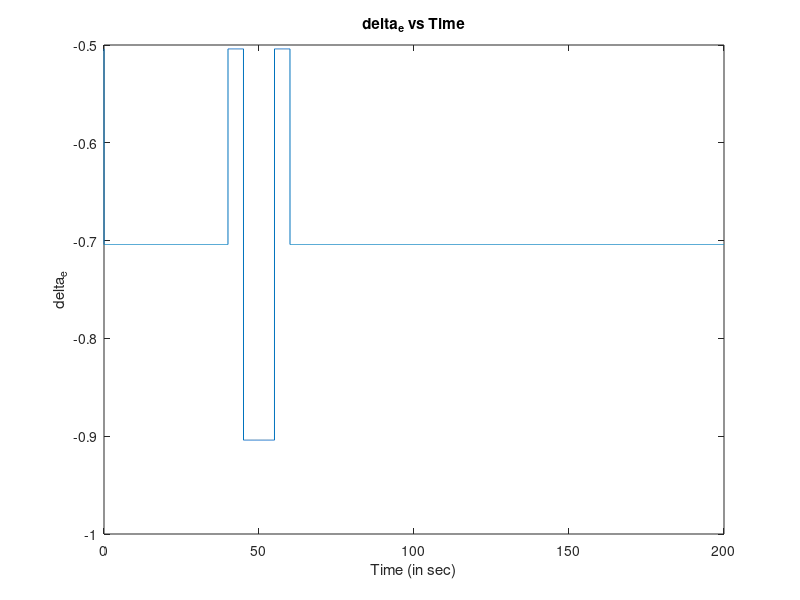
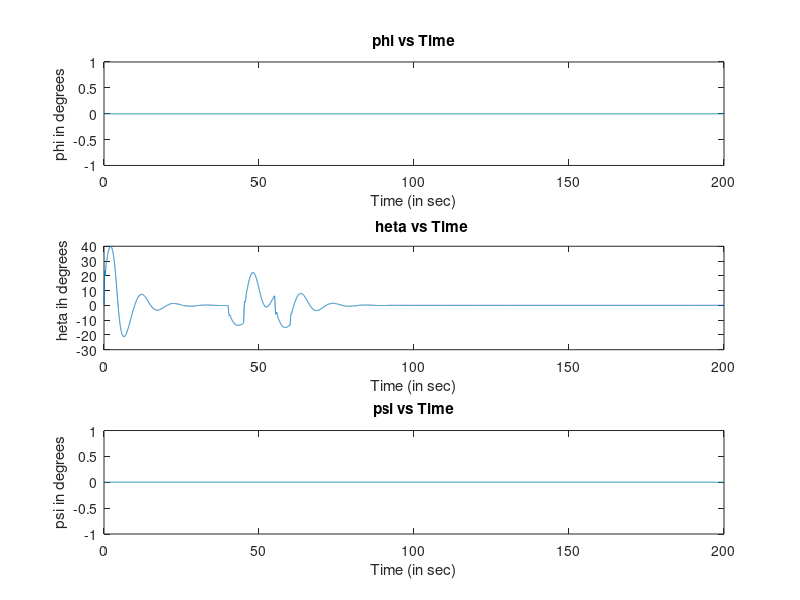

The MATLAB script that drew these images, in order: (Note: this script raises an error after producing the figures.)
%% State Variables
pn=0;pe=0;pd=0; %Inertial Position of MAV along Inertial Frame
dpn=0;dpe=0;dpd=0; %Rate of Change of Inertial Position of MAV along Inertial Frame
u=0;v=0;w=0; %Velocity of MAV measured along Body Frame
du=0;dv=0;dw=0; %Acceleration of MAV measured along Body Frame
p=0;q=0;r=0; %Angular rates of the MAV about the Body Frame 
dp=0;dq=0;dr=0; %Angular acceleration of the MAV about the Body Frame
phi=0;theta=0;psi=0; %Roll,Pitch and Yaw angles in degrees
phi=deg2rad(phi);theta=deg2rad(theta);psi=deg2rad(psi);
dphi=0;dtheta=0;dpsi=0; %Roll,Pitch and Yaw Rates

%% Simulation Settings
dt=0.01;
T=0:dt:200;
no=length(T); %No of sample inputs

%Physical Parameters - Aerosonde UAV
mass=25;
Jx=0.824;
Jy=1.135;
Jz=1.759;
Jxz=0.120;
g=9.81;
S=0.55;
b=2.9;
c=0.19;
rho=1.268;
e=0.9;


% Motor Parameters
k_mo=80;
Ktp=0;
Kw=0;
Sp=0.2027;
Cp=1;

% Aerodynamic Co-efficients
CL0=0.23;
CD0=0.043;
Cm0=0.0135;
Cla=5.61;
Cda=0.030;
Cma=-2.74;
Clq=7.95;
Cdq=0;
Cmq=-38.21;
Clde=0.13;
Cdde=0.0135;
Cmde=-0.99;
M=50;
Cdp=0;

Cy0=0;
Cl0=0;
Cn0=0;
Cyb=-0.83;
Clb=-0.13;
Cnb=0.073;
Cyp=0;
Clp=-0.51;
Cnp=-0.069;
Cyr=0;
Clr=0.25;
Cnr=-0.095;
Cyda=0.075;
Clda=0.17;
Cnda=-0.011;
Cydr=0.19;
Cldr=0.0024;
Cndr=-0.069;

% Mass Moment Co-efficients
G=Jx*Jz - Jxz*Jxz;
G1=(1/G)*Jxz*(Jx-Jy+Jz);
G2=(1/G)*(Jz*(Jz-Jy)+Jxz*Jxz);
G3=Jz/G;
G4=Jxz/G;
G5=(1/Jy)*(Jz-Jx);
G6=Jxz/Jy;
G7=(1/G)*((Jx-Jy)*Jx + Jxz*Jxz);
G8=Jx/G;

%% Inputs
u = 35;
v = 0;
w = 0;
p = 0;
q = 0;
r = 0;
delta_r=0;
delta_t=0;
delta_e_array=-0.703975.*ones([1,no]);
delta_e_array([1,4001:4500])=-0.703975+0.2;
delta_e_array([1,4501:5500])=-0.703975-0.2;
delta_e_array([1,5501:6000])=-0.703975+0.2;
delta_a=0;
count=0;
angles=zeros([3,no]);
velocity_b=zeros([3,no]);
moment=zeros([3,no]);
force=zeros([3,no]);
loc=zeros([3,no]);
%%
for i=1:no
    delta_e=delta_e_array(1,i);
    Va=sqrt(u*u+v*v+w*w);
    alpha=atan(w/u);
    beta=asin(v/Va);
    Cl=CL0+(Cla*alpha);
    Cd=CD0+(Cda*alpha);
    Cx=(-Cd*cos(alpha))+(Cl*sin(alpha));
    Cxq=(-Cdq*cos(alpha))+(Clq*sin(alpha));
    Cxde=(-Cdde*cos(alpha))+(Clde*sin(alpha));
    Cz=(-Cd*sin(alpha))-(Cl*cos(alpha));
    Czq=(-Cdq*sin(alpha))-(Clq*cos(alpha));
    Czde=(-Cdde*sin(alpha))-(Clde*cos(alpha));

    %Forces and Moments due to Propulsion
    Tp=(0.5*rho*Sp*Cp*((k_mo*delta_t*k_mo*delta_t)-(Va*Va)));
    Qp=(Ktp*Kw*delta_t*Kw*delta_t);
   
    %Forces
    a=Cx+(0.5*Cxq*c*q/Va)+(Cxde*delta_e);
    j=Cy0+(Cyb*beta)+(0.5*Cyp*b*p/Va)+(0.5*Cyr*b*r/Va)+(Cyda*delta_a)+(Cydr*delta_r);
    o=Cz+(0.5*Czq*c*q/Va)+(Czde*delta_e);
   
    fx = (-mass*g*sin(theta)) + (0.5*rho*Va*Va*S*a) + Tp;
    fy = (mass*g*cos(theta)*sin(phi))+(0.5*rho*Va*Va*S*j);
    fz = (mass*g*cos(theta)*cos(phi))+ (0.5*rho*Va*Va*S*o);

    %Moments
    d=b*(Cl0+(Clb*beta)+(0.5*Clp*b*p/Va)+(0.5*Clr*b*r/Va)+(Clda*delta_a)+(Cldr*delta_r));
    z=c*(Cm0+(Cma*alpha)+(0.5*Cmq*c*q/Va)+(Cmde*delta_e));
    f=b*(Cn0+(Cnb*beta)+(0.5*Cnp*b*p/Va)+(0.5*Cnr*b*r/Va)+(Cnda*delta_a)+(Cndr*delta_r));
    l=(0.5*rho*Va*Va*S*d) - Qp;
    m=(0.5*rho*Va*Va*S*z);
    n=(0.5*rho*Va*Va*S*f);

    angles(1:3,i)=[phi;theta;psi];
    velocity_b(1:3,i)=[u;v;w];
    loc(1:3,i)=[pn;pe;pd];
    
    moment(1:3,i)=[l;m;n];
    force(1:3,i)=[fx;fy;fz];
   
    wv=[r*v - q*w;p*w - r*u; q*u - p*v];
    temp = wv +(1/mass).*[fx;fy;fz];
    du_dt=temp(1);dv_dt=temp(2);dw_dt=temp(3);
    u=u+(du_dt*dt); %Euler Forward Integration
    v=v+(dv_dt*dt);
    w=w+(dw_dt*dt);
    R1=[cos(theta)*cos(psi) (sin(phi)*sin(theta)*cos(psi))-(cos(phi)*sin(psi)) (cos(phi)*sin(theta)*cos(psi))+(sin(phi)*sin(psi)); cos(theta)*sin(psi) (sin(phi)*sin(theta)*sin(psi))+(cos(phi)*cos(psi)) (cos(phi)*sin(theta)*sin(psi))-(sin(phi)*cos(psi)); -sin(theta) sin(phi)*cos(theta) cos(phi)*cos(theta)];
    temp=R1*[u;v;w];
    dpn_dt=temp(1);dpe_dt=temp(2);dpd_dt=temp(3);
    pn=pn+(dpn_dt*dt); %Euler forward Integration
    pe=pe+(dpe_dt*dt);
    pd=pd+(dpd_dt*dt);      

    temp=[(G1*p*q)-(G2*q*r);(G5*p*r)-G6*(p*p-r*r);(G7*p*q)-(G1*q*r)] + [(G3*l +G4*n);(m/Jy);(G4*l + G8*n)];
    dp_dt=temp(1);dq_dt=temp(2);dr_dt=temp(3);
    p=p+(dp_dt*dt); %Euler Forward Integration
    q=q+(dq_dt*dt);
    r=r+(dr_dt*dt);
    R2=[1 sin(phi)*tan(theta) cos(phi)*tan(theta);0 cos(phi) -sin(phi); 0 (sin(phi)/cos(theta)) (cos(phi)/cos(theta))];
    temp=R2*[p;q;r];
    dphi_dt=temp(1);dtheta_dt=temp(2);dpsi_dt=temp(3);
    phi=phi+(dphi_dt*dt); %Euler Forward Integration
    theta=theta+(dtheta_dt*dt);
    psi=psi+(dpsi_dt*dt);

end
figure
plot(0:dt:200,delta_e_array);
ylabel("\delta_e");
title("\delta_e vs Time")
xlabel("Time (in sec)");

figure
% alpha=atan(velocity_b(3,:)/velocity_b(1,:));
% gamma=angles(2,:)-alpha;
angles=real(angles);
subplot(3, 1, 1);
plot(0:dt:200,mod(rad2deg(angles(1,:))+180,360)-180);
ylabel("\phi in degrees");
title("\phi vs Time")
xlabel("Time (in sec)");
subplot(3, 1, 2);
plot(0:dt:200,mod(rad2deg(angles(2,:))+180,360)-180);
ylabel("\theta ih degrees");
title("\theta vs Time")
xlabel("Time (in sec)");
subplot(3, 1, 3);
plot(0:dt:200,mod(rad2deg(angles(3,:))+180,360)-180);
ylabel("\psi in degrees");
title("\psi vs Time")
xlabel("Time (in sec)");
sgtitle("Euler Angles vs Time")
% 
% figure
% subplot(3, 1, 1);
% Va_d=sqrt(velocity_b(1,:).^2+velocity_b(2,:).^2+velocity_b(3,:).^2);
% plot(0:dt:100,Va_d);
% ylabel("Va (in m/s)");
% title("Va vs Time")
% xlabel("Time (in sec)");
% subplot(3, 1, 2);
% for i=1:no
%     alpha_m(i)=atan(velocity_b(3,i)/velocity_b(1,i));
% end
% plot(0:dt:100,mod(rad2deg(alpha_m)+180,360)-180);
% ylabel("\alpha in degrees");
% title("\alpha vs Time")
% xlabel("Time (in sec)");
% subplot(3, 1, 3);
% for i=1:no
%     beta_m(i)=atan(velocity_b(2,i)/Va_d(i));
% end
% plot(0:dt:100,mod(rad2deg(beta_m)+180,360)-180);
% ylabel("\beta in degrees");
% xlabel("Time (in sec)");
% title("\beta vs Time")
% sgtitle("Va, \alpha, \beta vs Time")
% 
% % plot(0:dt:100,velocity_b(1,:));
% % hold on
% % plot(0:dt:100,velocity_b(2,:));
% % hold on
% % plot(0:dt:100,velocity_b(3,:));
% % 
% % legend('u','v','w');
% % 
% % title("Velocity in Body Frame");
% % figure
% % plot (0:dt:100,Va_d);
% % hold on
% % plot(0:dt:100,gamma.*(mass*g));
% 
% figure
% subplot(3, 1, 1);
% plot(0:dt:100,moment(1,:));
% ylabel("l in N/m");
% title("l vs Time")
% xlabel("Time (in sec)");
% subplot(3, 1, 2);
% plot(0:dt:100,moment(2,:));
% ylabel("m in N/m");
% title("m vs Time")
% xlabel("Time (in sec)");
% subplot(3, 1, 3);
% plot(0:dt:100,moment(3,:));
% ylabel("n in N/m");
% title("n vs Time")
% xlabel("Time (in sec)");
% sgtitle("Moments in Body Frame vs Time")
% 
% figure
% plot(loc(2,:),loc(1,:),LineWidth=1.5);
% ylabel("North (in m)");
% xlabel("East (in m)");
% title("Path of Flight");
% 
% % figure
% % plot(0:dt:100,force(1,:));
% % hold on
% % plot(0:dt:100,force(2,:));
% % hold on
% % plot(0:dt:100,force(3,:));
% % legend('fx','fy','fz');
% % title("Forces in Body Frame");